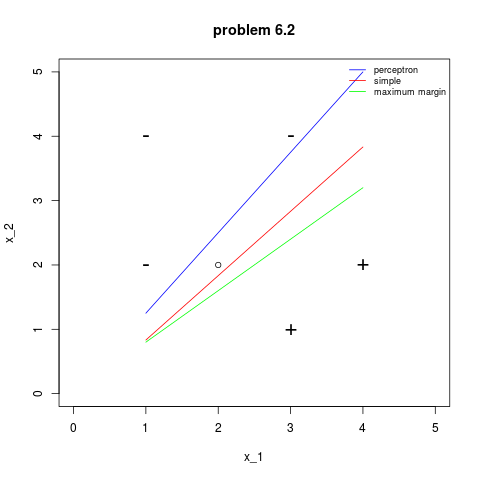

Write R code to recreate this figure.
#!/usr/bin/env Rscript

# Robert A Brown
# University of Rhode Island
# Homework # 03

source('solve-QP.r')

perceptron <- function(X, Y, eta) {
	n <- nrow(X)
	m <- ncol(X)
	
	b <- 0 
	w <- vector(mode="numeric", length=m)
	r <- max(apply(X, 1, function(x) sqrt(sum(x^2))))

	while(TRUE) {
		all_classified = TRUE
		for(i in 1:n) {
			x <- X[i,]
			if (sign(sum(w*x) - b) != Y[i]) {
				w <- w + eta*Y[i]*x
				b <- b - eta*Y[i]*r^2
				all_classified = FALSE
			}
		}
		if (all_classified)
			break
	}
	f <- function(x) { sign(sum(w*x) - b) }
	list("f"=f, "w"=w, "b"=b)
}

simple <- function(X, Y) {
	n <- nrow(X)
	m <- ncol(X)

	L.plus <- X[Y == 1,]
	L.minus <- X[Y == -1,]
	c.plus <- 1/nrow(L.plus) * apply(L.plus, 2, sum)
	c.minus <- 1/nrow(L.minus) * apply(L.minus, 2, sum)

	d <- c.plus - c.minus
	c <- 1/2*(c.plus + c.minus)
	
	f <- function(x) sign(sum((x - c)*d))
	list("f"=f, "c"=c, "d"=d)
}

maximum_margin <- function(X, Y, q) {
		
	r <- max(apply(X, 1, function(x) sqrt(sum(x^2))))
	X <- t(as.matrix(X)*Y)

	n <- nrow(X)
	m <- ncol(X)

	w_optimal <- vector(mode='numeric', length=n) 
	b_optimal <- vector(mode='numeric', length=n) 
	
	for (b in seq(-q, q)) {
		c <- 1 - Y*b
		I <- diag(n)
		zero <- x <- vector(mode="numeric", length=n)
		QP <- my.solve.QP(I, zero, X, c)
		w <- QP$solution
		if (QP$status == 0 && (all(w_optimal == 0) || norm(as.matrix(w)) < norm(as.matrix(w_optimal)))) {
			w_optimal <- w
			b_optimal <- b
		}
	}

	if (all(w_optimal == 0)) stop('no solution found')
	if (norm(as.matrix(w_optimal)) > q/r) stop('constraint violated') 

	f <- function(x) { sign(sum(w_optimal*x) - b_optimal) }
	list("f"=f, "w"=w_optimal, "b"=b_optimal)
}

plot_decision_boundry <- function(x, w, b, color) {
	m <- -1*w[1]/w[2]
	y <- sapply(x, function(x) m*x+b/w[2])
	lines(x, y, col=color)
}


df <- read.csv('data/training.csv')
n <- nrow(df)
m <- ncol(df)

X <- df[,1:(m-1)]
Y <- df[,m]
eta = .01

perceptron.model <- perceptron(X, Y, eta)
simple.model <- simple(X, Y)
max.margin <- maximum_margin(X, Y, 1000)
print(max.margin)

print('perceptron model training checks')
for (i in 1:n) {
	Y.expected = Y[i]
	Y.model = perceptron.model$f(X[i,])
	print(Y.model)
	print(Y.model == Y.expected)
}

print('simple model training checks')
for (i in 1:n) {
	Y.expected = Y[i]
	Y.model = simple.model$f(X[i,])
	print(Y.model)
	print(Y.model == Y.expected)
}

print('maximum margin classifier')
for (i in 1:n) {
	Y.expected = Y[i]
	Y.model = max.margin$f(X[i,])
	print(Y.model)
	print(Y.model == Y.expected)
}

png(filename="6_2.png")
plot(X, xlim=c(0,5), ylim=c(0,5), pch=ifelse(Y==-1, "-", "+"), cex=2)
plot_decision_boundry(X[,1], perceptron.model$w, perceptron.model$b, "blue")
plot_decision_boundry(X[,1], simple.model$d, sum(simple.model$d*simple.model$c), "red")
plot_decision_boundry(X[,1], max.margin$w, max.margin$b, "green")
legend('topright', c("perceptron", "simple", "maximum margin"), col=c("blue", "red", "green"), lty=1, bty='n', cex=.75)
title(main="problem 6.2")

x <- t(c(2, 2))
simple.pred <- simple.model$f(x)
perceptron.pred <- perceptron.model$f(x)
margin.pred <- max.margin$f(x)
print('perceptron prediction:')
print(perceptron.pred)
print('simple prediction:')
print(simple.pred)
print('maximum margin prediction:')
print(margin.pred)
points(x, col='black')
